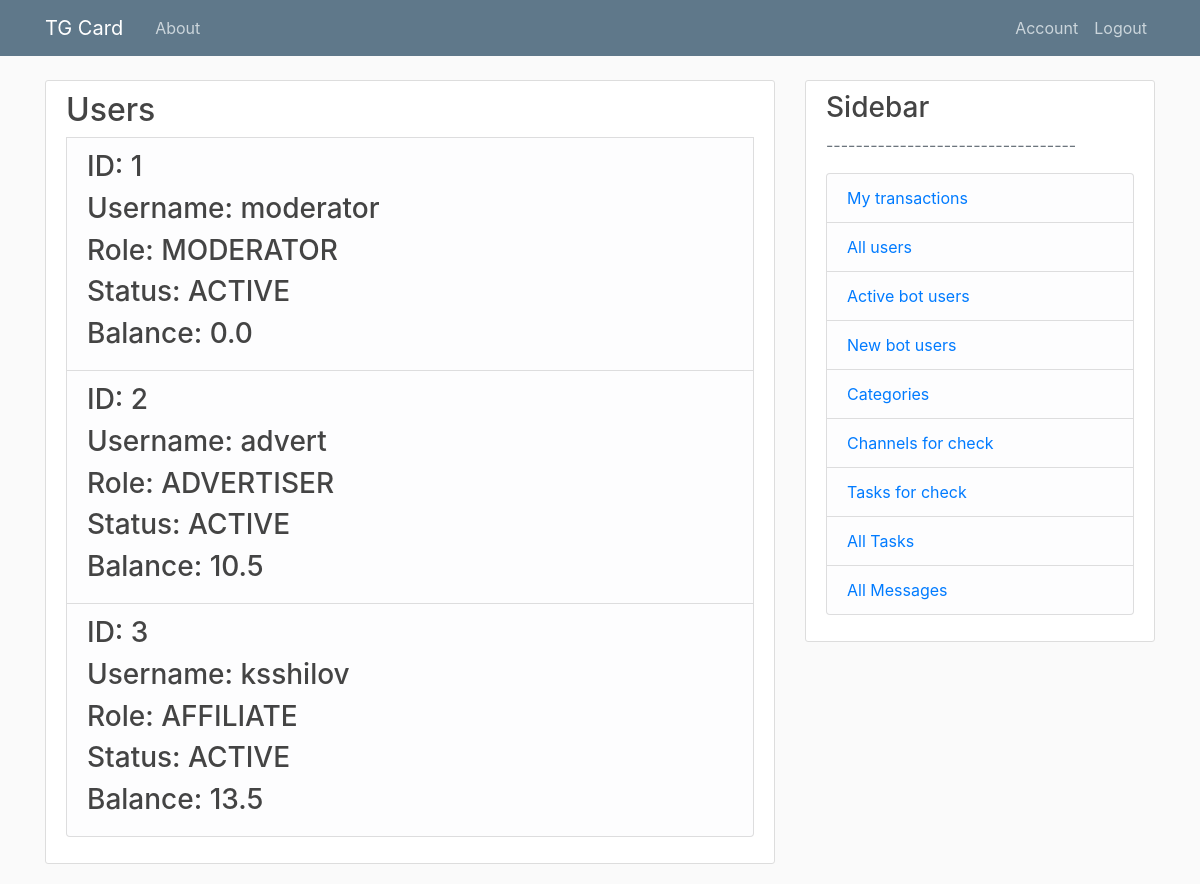
Page /users_list (signed in) on the earlier database version.
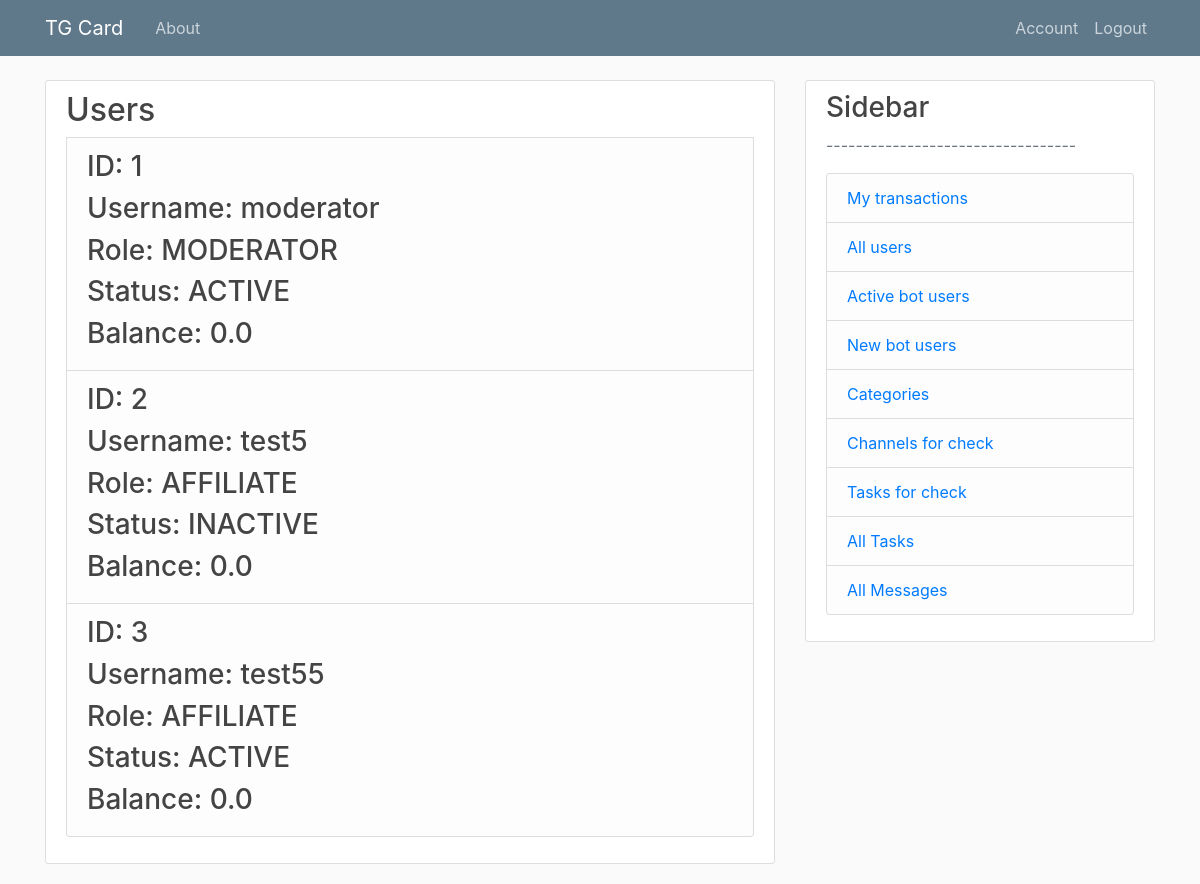
Same page on the later database version.
### models.py (models this page shows, shortened)
class User(db.Model, UserMixin):
    id = db.Column(db.Integer, primary_key=True)
    username = db.Column(db.String, index=True, unique=True, nullable=False) # unique user id in telegram
    password = db.Column(db.String, nullable=True)
    role = db.Column(db.Integer, nullable=False) # advert. \ affil. \ moder. \ admin
    status = db.Column(db.String, index=True, nullable=False) # active \ inactive
    balance = db.Column(db.Float, index=True, default=0)
    channels = db.relationship('Channel', backref='user', lazy=True)
    offers = db.relationship('Offer', backref='user', lazy=True)
    tasks = db.relationship('Task', backref='user', lazy=True)
    transactionsAdv = db.relationship('Transaction', backref='userAdv', foreign_keys='Transaction.advId', lazy=True)
    transactionsAff = db.relationship('Transaction', backref='userAff', foreign_keys='Transaction.affId', lazy=True)

### routes.py (the view)
@app.route("/users_list", methods=['GET', 'POST'])
@login_required
@moderator_access_level()
def users_list():
    users = User.query.all()
    return render_template('users_list.html', title='Users_list', users=users)

### models.py (called while the page is built)
@login_manager.user_loader
def load_user(user_id):
    return User.query.get(int(user_id))

### routes.py (called while the page is built)
def moderator_access_level():
    def decorator(f):
        @wraps(f)
        def decorated_function(*args, **kwargs):
            if current_user.role != 'MODERATOR':
                return redirect(url_for('access_error_page'))
            return f(*args, **kwargs)
        return decorated_function
    return decorator

### templates/users_list.html
{% extends "layout.html" %}
{% block content %}
    <div class="content-section">
    <form method="POST" action="{{ url_for('taskCheck') }}">
    <fieldset class="form-group">
    <h2>Users </h2>
    {% for u in users %}
    <li class="list-group-item list-group-item-light">
                <ul class="list-group">
                    <h3>ID: {{u.id}}</h3>
                    <h3>Username: {{u.username}}</h3>
                    <h3>Role: {{u.role}}</h3>
                    <h3>Status: {{u.status}}</h3>
                    <h3>Balance: {{u.balance}}</h3>
                </ul>
    </li>
    {% endfor %}
            </fieldset>
        </form>
    </div>
{% endblock content %}

Differences in the rows shown:
changed User id 2: username "advert" → "test5"; role "ADVERTISER" → "AFFILIATE"; status "ACTIVE" → "INACTIVE"; balance "10.5" → "0.0"
changed User id 3: username "ksshilov" → "test55"; balance "13.5" → "0.0"
